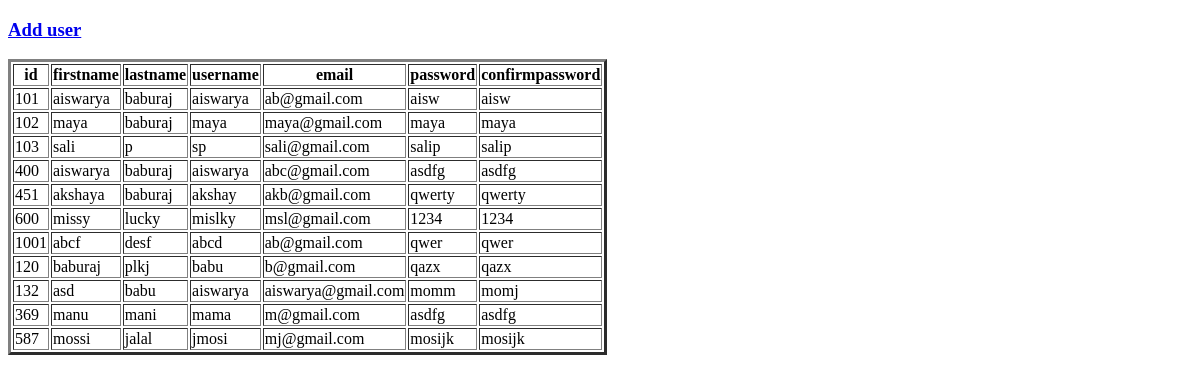
The app's page /users, older data.
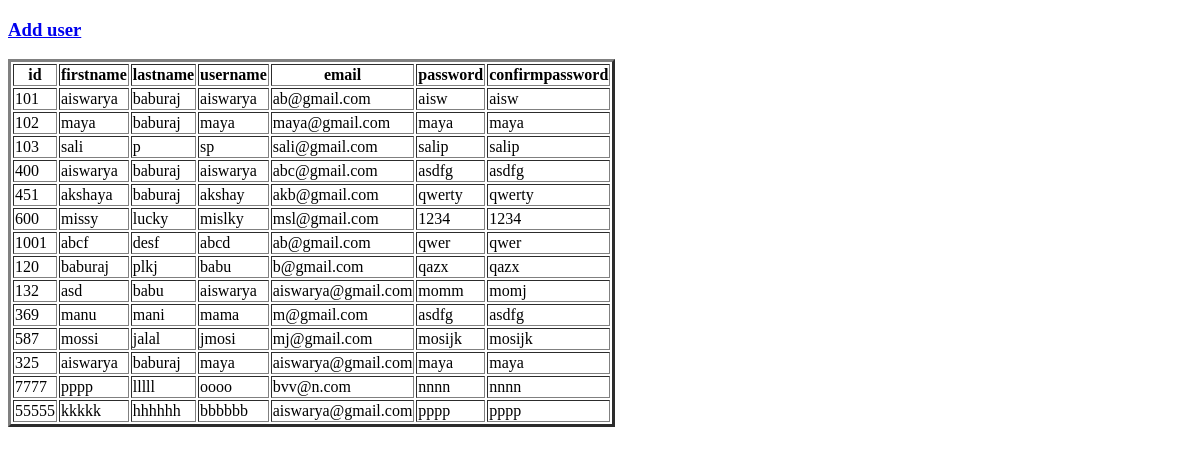
The same page, newer data.
### enter.py (models this page shows)
class register(db.Model):
    id = db.Column(db.String(120), primary_key=True)
    firstname = db.Column(db.String(120), unique=False, nullable=False)
    lastname = db.Column(db.String(120), unique=False, nullable=False)
    username = db.Column(db.String(120), unique=False, nullable=False)
    email = db.Column(db.String(120), unique=False, nullable=False)
    password = db.Column(db.String(120), unique=False, nullable=False)
    confirmpassword = db.Column(db.String(120), unique=False, nullable=False)

### enter.py (the view)
@app.route('/users')
def users():
    result1=register.query.all()
    return render_template('users.html',result=result1 )

### templates/users.html (shortened to what this page needs)
<!DOCTYPE html>
<html>
<head>
</head>
<body>
	<h3><a href="{{url_for('signup')}}">Add user</a></h3>
	<table border="3">
		<thead>
			<tr>
				<th>id</th>
				<th>firstname</th>
				<th>lastname</th>
				<th>username</th>
				<th>email</th>
				<th>password</th>
				<th>confirmpassword</th>
			</tr>
		</thead>
		<tbody>
			{% for user in result %}
				<tr>
					<td>{{user.id}}</td>
					<td>{{user.firstname}}</td>
					<td>{{user.lastname}}</td>
					<td>{{user.username}}</td>
					<td>{{user.email}}</td>
					<td>{{user.password}}</td>
					<td>{{user.confirmpassword}}</td>
				</tr>
			{% endfor %}
		</tbody>
	</table>
</body>
</html>

Row changes from the older to the newer data that the page shows:
added register: id "325", firstname "aiswarya", lastname "baburaj", username "maya", email "aiswarya@gmail.com", password "maya", confirmpassword "maya"
added register: id "7777", firstname "pppp", lastname "lllll", username "oooo", email "bvv@n.com", password "nnnn", confirmpassword "nnnn"
added register: id "55555", firstname "kkkkk", lastname "hhhhhh", username "bbbbbb", email "aiswarya@gmail.com", password "pppp", confirmpassword "pppp"
